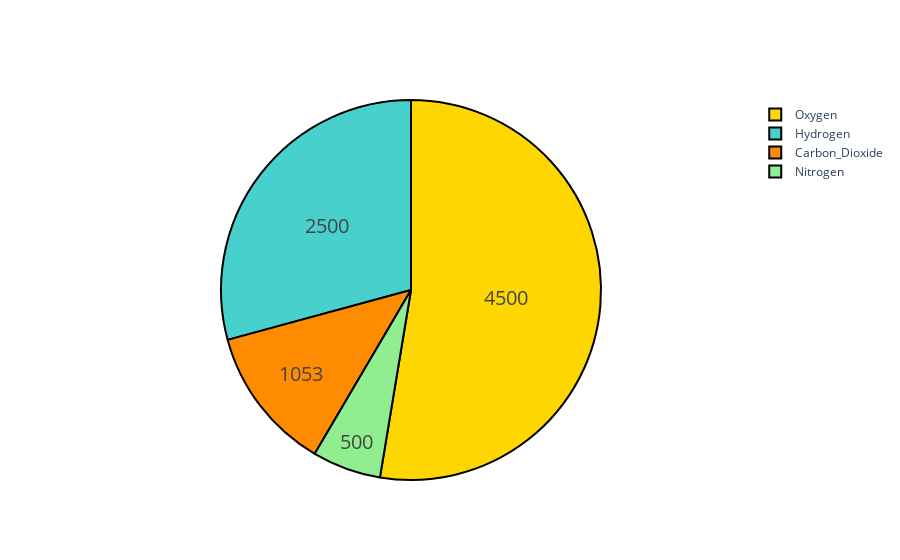

Notebook cell for this chart:
### Code cell
import plotly.graph_objects as go
colors = ['gold', 'mediumturquoise', 'darkorange', 'lightgreen']

fig = go.Figure(data=[go.Pie(labels=['Oxygen','Hydrogen','Carbon_Dioxide','Nitrogen'],
                             values=[4500,2500,1053,500])])
fig.update_traces(hoverinfo='label+percent', textinfo='value', textfont_size=20,
                  marker=dict(colors=colors, line=dict(color='#000000', width=2)))
fig.show()

### Figure 1 — Plotly figure (JSON) as saved in the notebook; plotly's stock layout.template omitted (floating-point values rounded to 4 significant figures)
{"data": [{"hoverinfo": "label+percent", "labels": ["Oxygen", "Hydrogen", "Carbon_Dioxide", "Nitrogen"], "marker": {"colors": ["gold", "mediumturquoise", "darkorange", "lightgreen"], "line": {"color": "#000000", "width": 2}}, "textfont": {"size": 20}, "textinfo": "value", "type": "pie", "values": [4500, 2500, 1053, 500]}], "layout": {"autosize": true}}
